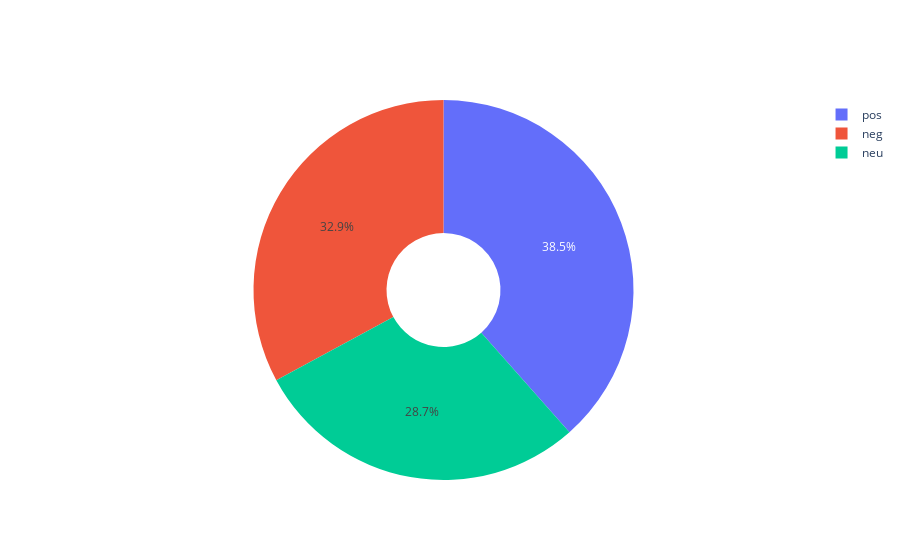

Source (notebook cell):
### Markdown cell above
## Check of classes size

### Code cell
labels = df['class'].value_counts().keys()
values = df['class'].value_counts()
# Plot pie chart 
fig = go.Figure(data=[go.Pie(labels=labels, values=values, hole=.3)])
fig.show()

### Figure 1 — Plotly figure (JSON) as saved in the notebook; plotly's stock layout.template omitted (floating-point values rounded to 4 significant figures)
{"data": [{"hole": 0.3, "labels": ["pos", "neg", "neu"], "type": "pie", "values": [792, 677, 590]}], "layout": {}}
